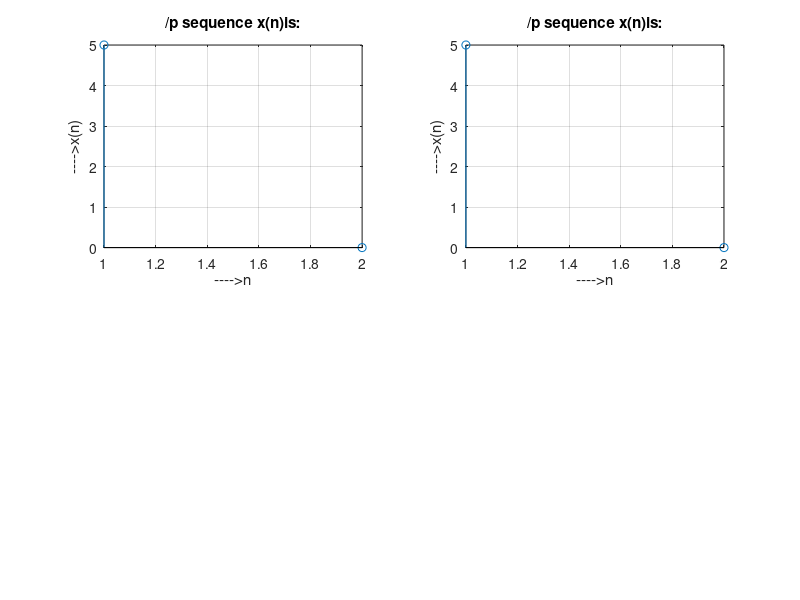

Write the MATLAB code that produced this figure. (Note: this script raises an error after producing the figure.)
x=input('enter i/p x(n):');
m=length(x);
h=input('enter i/p h(n)');
n=length(h);
x=[x,zeros(1,n)];
h=[h,zeros(1,m)];
subplot(2,2,1);
stem(x);
title('/p sequence x(n)is:');
xlabel('---->n');
ylabel('---->x(n)');grid;
subplot(2,2,2);
stem(h);
title('/p sequence x(n)is:');
xlabel('---->n');
ylabel('---->x(n)');grid;
y=zeros(1,m+n-1);
for i=1:n
    for j=1:m
        y(i+j)=y(i+j)+x(i)*h(j);
    end
end
y
subplot(2,2,[3,4]),stem(y);
title("convolution of x(n) & h(n) is :");
xlabel('---->n');
ylabel('---->y(n)');grid;







